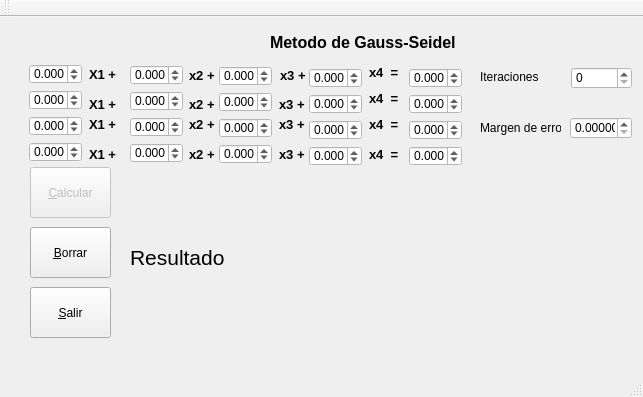
<?xml version="1.0" encoding="UTF-8"?>
<ui version="4.0">
 <class>seidel</class>
 <widget class="QMainWindow" name="seidel">
  <property name="geometry">
   <rect>
    <x>0</x>
    <y>0</y>
    <width>643</width>
    <height>397</height>
   </rect>
  </property>
  <property name="windowTitle">
   <string>seidel</string>
  </property>
  <property name="styleSheet">
   <string notr="true"/>
  </property>
  <widget class="QWidget" name="centralWidget">
   <widget class="QLabel" name="label_12">
    <property name="geometry">
     <rect>
      <x>279</x>
      <y>129</y>
      <width>30</width>
      <height>16</height>
     </rect>
    </property>
    <property name="font">
     <font>
      <pointsize>10</pointsize>
      <weight>75</weight>
      <bold>true</bold>
     </font>
    </property>
    <property name="styleSheet">
     <string notr="true"/>
    </property>
    <property name="text">
     <string>x3 +</string>
    </property>
   </widget>
   <widget class="QDoubleSpinBox" name="d1">
    <property name="geometry">
     <rect>
      <x>309</x>
      <y>51</y>
      <width>53</width>
      <height>20</height>
     </rect>
    </property>
    <property name="styleSheet">
     <string notr="true">background-color: rgb(255, 255, 255);</string>
    </property>
    <property name="decimals">
     <number>3</number>
    </property>
    <property name="minimum">
     <double>-99.000000000000000</double>
    </property>
    <property name="singleStep">
     <double>0.100000000000000</double>
    </property>
   </widget>
   <widget class="QDoubleSpinBox" name="c2">
    <property name="geometry">
     <rect>
      <x>219</x>
      <y>75</y>
      <width>53</width>
      <height>20</height>
     </rect>
    </property>
    <property name="styleSheet">
     <string notr="true">background-color: rgb(255, 255, 255);</string>
    </property>
    <property name="decimals">
     <number>3</number>
    </property>
    <property name="minimum">
     <double>-99.000000000000000</double>
    </property>
    <property name="singleStep">
     <double>0.100000000000000</double>
    </property>
   </widget>
   <widget class="QLabel" name="label_18">
    <property name="geometry">
     <rect>
      <x>270</x>
      <y>10</y>
      <width>241</width>
      <height>31</height>
     </rect>
    </property>
    <property name="styleSheet">
     <string notr="true"/>
    </property>
    <property name="text">
     <string>&lt;html&gt;&lt;head/&gt;&lt;body&gt;&lt;p&gt;&lt;span style=&quot; font-size:12pt; font-weight:600;&quot;&gt;Metodo de Gauss-Seidel&lt;/span&gt;&lt;/p&gt;&lt;/body&gt;&lt;/html&gt;</string>
    </property>
   </widget>
   <widget class="QLabel" name="label_9">
    <property name="geometry">
     <rect>
      <x>189</x>
      <y>99</y>
      <width>30</width>
      <height>16</height>
     </rect>
    </property>
    <property name="font">
     <font>
      <pointsize>10</pointsize>
      <weight>75</weight>
      <bold>true</bold>
     </font>
    </property>
    <property name="styleSheet">
     <string notr="true"/>
    </property>
    <property name="text">
     <string>x2 +</string>
    </property>
   </widget>
   <widget class="QDoubleSpinBox" name="D">
    <property name="geometry">
     <rect>
      <x>409</x>
      <y>129</y>
      <width>53</width>
      <height>20</height>
     </rect>
    </property>
    <property name="styleSheet">
     <string notr="true">background-color: rgb(255, 255, 255);</string>
    </property>
    <property name="decimals">
     <number>3</number>
    </property>
    <property name="minimum">
     <double>-99.000000000000000</double>
    </property>
    <property name="singleStep">
     <double>0.100000000000000</double>
    </property>
   </widget>
   <widget class="QDoubleSpinBox" name="d3">
    <property name="geometry">
     <rect>
      <x>309</x>
      <y>103</y>
      <width>53</width>
      <height>20</height>
     </rect>
    </property>
    <property name="styleSheet">
     <string notr="true">background-color: rgb(255, 255, 255);</string>
    </property>
    <property name="decimals">
     <number>3</number>
    </property>
    <property name="minimum">
     <double>-99.000000000000000</double>
    </property>
    <property name="singleStep">
     <double>0.100000000000000</double>
    </property>
   </widget>
   <widget class="QDoubleSpinBox" name="b3">
    <property name="geometry">
     <rect>
      <x>130</x>
      <y>100</y>
      <width>53</width>
      <height>20</height>
     </rect>
    </property>
    <property name="styleSheet">
     <string notr="true">background-color: rgb(255, 255, 255);</string>
    </property>
    <property name="decimals">
     <number>3</number>
    </property>
    <property name="minimum">
     <double>-99.000000000000000</double>
    </property>
    <property name="singleStep">
     <double>0.100000000000000</double>
    </property>
   </widget>
   <widget class="QPushButton" name="calcular">
    <property name="enabled">
     <bool>false</bool>
    </property>
    <property name="geometry">
     <rect>
      <x>30</x>
      <y>150</y>
      <width>81</width>
      <height>51</height>
     </rect>
    </property>
    <property name="styleSheet">
     <string notr="true"/>
    </property>
    <property name="text">
     <string>&amp;Calcular</string>
    </property>
   </widget>
   <widget class="QDoubleSpinBox" name="b1">
    <property name="geometry">
     <rect>
      <x>130</x>
      <y>48</y>
      <width>53</width>
      <height>20</height>
     </rect>
    </property>
    <property name="styleSheet">
     <string notr="true">background-color: rgb(255, 255, 255);</string>
    </property>
    <property name="decimals">
     <number>3</number>
    </property>
    <property name="minimum">
     <double>-99.000000000000000</double>
    </property>
    <property name="singleStep">
     <double>0.100000000000000</double>
    </property>
   </widget>
   <widget class="QLabel" name="label_2">
    <property name="geometry">
     <rect>
      <x>89</x>
      <y>129</y>
      <width>32</width>
      <height>16</height>
     </rect>
    </property>
    <property name="font">
     <font>
      <pointsize>10</pointsize>
      <weight>75</weight>
      <bold>true</bold>
     </font>
    </property>
    <property name="styleSheet">
     <string notr="true"/>
    </property>
    <property name="text">
     <string>X1 +</string>
    </property>
   </widget>
   <widget class="QDoubleSpinBox" name="a2">
    <property name="geometry">
     <rect>
      <x>29</x>
      <y>73</y>
      <width>53</width>
      <height>20</height>
     </rect>
    </property>
    <property name="styleSheet">
     <string notr="true">background-color: rgb(255, 255, 255);</string>
    </property>
    <property name="decimals">
     <number>3</number>
    </property>
    <property name="minimum">
     <double>-99.000000000000000</double>
    </property>
    <property name="singleStep">
     <double>0.100000000000000</double>
    </property>
   </widget>
   <widget class="QDoubleSpinBox" name="d2">
    <property name="geometry">
     <rect>
      <x>309</x>
      <y>77</y>
      <width>53</width>
      <height>20</height>
     </rect>
    </property>
    <property name="styleSheet">
     <string notr="true">background-color: rgb(255, 255, 255);</string>
    </property>
    <property name="decimals">
     <number>3</number>
    </property>
    <property name="minimum">
     <double>-99.000000000000000</double>
    </property>
    <property name="singleStep">
     <double>0.100000000000000</double>
    </property>
   </widget>
   <widget class="QLabel" name="label_15">
    <property name="geometry">
     <rect>
      <x>369</x>
      <y>47</y>
      <width>34</width>
      <height>16</height>
     </rect>
    </property>
    <property name="font">
     <font>
      <pointsize>10</pointsize>
      <weight>75</weight>
      <bold>true</bold>
     </font>
    </property>
    <property name="styleSheet">
     <string notr="true"/>
    </property>
    <property name="text">
     <string>x4  =</string>
    </property>
   </widget>
   <widget class="QLabel" name="label_10">
    <property name="geometry">
     <rect>
      <x>279</x>
      <y>79</y>
      <width>30</width>
      <height>16</height>
     </rect>
    </property>
    <property name="font">
     <font>
      <pointsize>10</pointsize>
      <weight>75</weight>
      <bold>true</bold>
     </font>
    </property>
    <property name="styleSheet">
     <string notr="true"/>
    </property>
    <property name="text">
     <string>x3 +</string>
    </property>
   </widget>
   <widget class="QDoubleSpinBox" name="C">
    <property name="geometry">
     <rect>
      <x>409</x>
      <y>103</y>
      <width>53</width>
      <height>20</height>
     </rect>
    </property>
    <property name="styleSheet">
     <string notr="true">background-color: rgb(255, 255, 255);</string>
    </property>
    <property name="decimals">
     <number>3</number>
    </property>
    <property name="minimum">
     <double>-99.000000000000000</double>
    </property>
    <property name="singleStep">
     <double>0.100000000000000</double>
    </property>
   </widget>
   <widget class="QLabel" name="Resultado">
    <property name="geometry">
     <rect>
      <x>240</x>
      <y>160</y>
      <width>391</width>
      <height>141</height>
     </rect>
    </property>
    <property name="styleSheet">
     <string notr="true">color: rgb(255, 0, 0);
font: 75 12pt &quot;MS Shell Dlg 2&quot;;</string>
    </property>
    <property name="text">
     <string/>
    </property>
   </widget>
   <widget class="QDoubleSpinBox" name="a1">
    <property name="geometry">
     <rect>
      <x>29</x>
      <y>47</y>
      <width>53</width>
      <height>20</height>
     </rect>
    </property>
    <property name="styleSheet">
     <string notr="true">background-color: rgb(255, 255, 255);</string>
    </property>
    <property name="decimals">
     <number>3</number>
    </property>
    <property name="minimum">
     <double>-99.000000000000000</double>
    </property>
    <property name="singleStep">
     <double>0.100000000000000</double>
    </property>
   </widget>
   <widget class="QLabel" name="label_14">
    <property name="geometry">
     <rect>
      <x>369</x>
      <y>73</y>
      <width>34</width>
      <height>16</height>
     </rect>
    </property>
    <property name="font">
     <font>
      <pointsize>10</pointsize>
      <weight>75</weight>
      <bold>true</bold>
     </font>
    </property>
    <property name="styleSheet">
     <string notr="true"/>
    </property>
    <property name="text">
     <string>x4  =</string>
    </property>
   </widget>
   <widget class="QLabel" name="label_13">
    <property name="geometry">
     <rect>
      <x>279</x>
      <y>99</y>
      <width>30</width>
      <height>16</height>
     </rect>
    </property>
    <property name="font">
     <font>
      <pointsize>10</pointsize>
      <weight>75</weight>
      <bold>true</bold>
     </font>
    </property>
    <property name="styleSheet">
     <string notr="true"/>
    </property>
    <property name="text">
     <string>x3 +</string>
    </property>
   </widget>
   <widget class="QLabel" name="label_3">
    <property name="geometry">
     <rect>
      <x>89</x>
      <y>99</y>
      <width>32</width>
      <height>16</height>
     </rect>
    </property>
    <property name="font">
     <font>
      <pointsize>10</pointsize>
      <weight>75</weight>
      <bold>true</bold>
     </font>
    </property>
    <property name="styleSheet">
     <string notr="true"/>
    </property>
    <property name="text">
     <string>X1 +</string>
    </property>
   </widget>
   <widget class="QDoubleSpinBox" name="d4">
    <property name="geometry">
     <rect>
      <x>309</x>
      <y>129</y>
      <width>53</width>
      <height>20</height>
     </rect>
    </property>
    <property name="styleSheet">
     <string notr="true">background-color: rgb(255, 255, 255);</string>
    </property>
    <property name="decimals">
     <number>3</number>
    </property>
    <property name="minimum">
     <double>-99.000000000000000</double>
    </property>
    <property name="singleStep">
     <double>0.100000000000000</double>
    </property>
   </widget>
   <widget class="QLabel" name="label_8">
    <property name="geometry">
     <rect>
      <x>189</x>
      <y>129</y>
      <width>30</width>
      <height>16</height>
     </rect>
    </property>
    <property name="font">
     <font>
      <pointsize>10</pointsize>
      <weight>75</weight>
      <bold>true</bold>
     </font>
    </property>
    <property name="styleSheet">
     <string notr="true"/>
    </property>
    <property name="text">
     <string>x2 +</string>
    </property>
   </widget>
   <widget class="QDoubleSpinBox" name="a3">
    <property name="geometry">
     <rect>
      <x>29</x>
      <y>99</y>
      <width>53</width>
      <height>20</height>
     </rect>
    </property>
    <property name="styleSheet">
     <string notr="true">background-color: rgb(255, 255, 255);</string>
    </property>
    <property name="decimals">
     <number>3</number>
    </property>
    <property name="minimum">
     <double>-99.000000000000000</double>
    </property>
    <property name="singleStep">
     <double>0.100000000000000</double>
    </property>
   </widget>
   <widget class="QDoubleSpinBox" name="c4">
    <property name="geometry">
     <rect>
      <x>219</x>
      <y>127</y>
      <width>53</width>
      <height>20</height>
     </rect>
    </property>
    <property name="styleSheet">
     <string notr="true">background-color: rgb(255, 255, 255);</string>
    </property>
    <property name="decimals">
     <number>3</number>
    </property>
    <property name="minimum">
     <double>-99.000000000000000</double>
    </property>
    <property name="singleStep">
     <double>0.100000000000000</double>
    </property>
   </widget>
   <widget class="QDoubleSpinBox" name="A">
    <property name="geometry">
     <rect>
      <x>409</x>
      <y>51</y>
      <width>53</width>
      <height>20</height>
     </rect>
    </property>
    <property name="styleSheet">
     <string notr="true">background-color: rgb(255, 255, 255);</string>
    </property>
    <property name="decimals">
     <number>3</number>
    </property>
    <property name="minimum">
     <double>-99.000000000000000</double>
    </property>
    <property name="singleStep">
     <double>0.100000000000000</double>
    </property>
   </widget>
   <widget class="QDoubleSpinBox" name="B">
    <property name="geometry">
     <rect>
      <x>409</x>
      <y>77</y>
      <width>53</width>
      <height>20</height>
     </rect>
    </property>
    <property name="styleSheet">
     <string notr="true">background-color: rgb(255, 255, 255);</string>
    </property>
    <property name="decimals">
     <number>3</number>
    </property>
    <property name="minimum">
     <double>-99.000000000000000</double>
    </property>
    <property name="singleStep">
     <double>0.100000000000000</double>
    </property>
   </widget>
   <widget class="QDoubleSpinBox" name="b2">
    <property name="geometry">
     <rect>
      <x>130</x>
      <y>74</y>
      <width>53</width>
      <height>20</height>
     </rect>
    </property>
    <property name="styleSheet">
     <string notr="true">background-color: rgb(255, 255, 255);</string>
    </property>
    <property name="decimals">
     <number>3</number>
    </property>
    <property name="minimum">
     <double>-99.000000000000000</double>
    </property>
    <property name="singleStep">
     <double>0.100000000000000</double>
    </property>
   </widget>
   <widget class="QLabel" name="label_7">
    <property name="geometry">
     <rect>
      <x>189</x>
      <y>50</y>
      <width>30</width>
      <height>16</height>
     </rect>
    </property>
    <property name="font">
     <font>
      <pointsize>10</pointsize>
      <weight>75</weight>
      <bold>true</bold>
     </font>
    </property>
    <property name="styleSheet">
     <string notr="true"/>
    </property>
    <property name="text">
     <string>x2 +</string>
    </property>
   </widget>
   <widget class="QLabel" name="label_6">
    <property name="geometry">
     <rect>
      <x>189</x>
      <y>79</y>
      <width>30</width>
      <height>16</height>
     </rect>
    </property>
    <property name="font">
     <font>
      <pointsize>10</pointsize>
      <weight>75</weight>
      <bold>true</bold>
     </font>
    </property>
    <property name="styleSheet">
     <string notr="true"/>
    </property>
    <property name="text">
     <string>x2 +</string>
    </property>
   </widget>
   <widget class="QDoubleSpinBox" name="a4">
    <property name="geometry">
     <rect>
      <x>29</x>
      <y>125</y>
      <width>53</width>
      <height>20</height>
     </rect>
    </property>
    <property name="styleSheet">
     <string notr="true">background-color: rgb(255, 255, 255);</string>
    </property>
    <property name="decimals">
     <number>3</number>
    </property>
    <property name="minimum">
     <double>-99.000000000000000</double>
    </property>
    <property name="singleStep">
     <double>0.100000000000000</double>
    </property>
   </widget>
   <widget class="QDoubleSpinBox" name="b4">
    <property name="geometry">
     <rect>
      <x>130</x>
      <y>126</y>
      <width>53</width>
      <height>20</height>
     </rect>
    </property>
    <property name="styleSheet">
     <string notr="true">background-color: rgb(255, 255, 255);</string>
    </property>
    <property name="decimals">
     <number>3</number>
    </property>
    <property name="minimum">
     <double>-99.000000000000000</double>
    </property>
    <property name="singleStep">
     <double>0.100000000000000</double>
    </property>
   </widget>
   <widget class="QPushButton" name="borrar">
    <property name="geometry">
     <rect>
      <x>30</x>
      <y>210</y>
      <width>81</width>
      <height>51</height>
     </rect>
    </property>
    <property name="styleSheet">
     <string notr="true"/>
    </property>
    <property name="text">
     <string>&amp;Borrar</string>
    </property>
   </widget>
   <widget class="QLabel" name="label_16">
    <property name="geometry">
     <rect>
      <x>369</x>
      <y>129</y>
      <width>34</width>
      <height>16</height>
     </rect>
    </property>
    <property name="font">
     <font>
      <pointsize>10</pointsize>
      <weight>75</weight>
      <bold>true</bold>
     </font>
    </property>
    <property name="styleSheet">
     <string notr="true"/>
    </property>
    <property name="text">
     <string>x4  =</string>
    </property>
   </widget>
   <widget class="QLabel" name="label_5">
    <property name="geometry">
     <rect>
      <x>130</x>
      <y>230</y>
      <width>101</width>
      <height>21</height>
     </rect>
    </property>
    <property name="font">
     <font>
      <family>MS Shell Dlg 2</family>
      <pointsize>16</pointsize>
      <weight>50</weight>
      <italic>false</italic>
      <bold>false</bold>
     </font>
    </property>
    <property name="styleSheet">
     <string notr="true"/>
    </property>
    <property name="text">
     <string>Resultado</string>
    </property>
   </widget>
   <widget class="QLabel" name="label">
    <property name="geometry">
     <rect>
      <x>89</x>
      <y>79</y>
      <width>32</width>
      <height>16</height>
     </rect>
    </property>
    <property name="font">
     <font>
      <pointsize>10</pointsize>
      <weight>75</weight>
      <bold>true</bold>
     </font>
    </property>
    <property name="styleSheet">
     <string notr="true"/>
    </property>
    <property name="text">
     <string>X1 +</string>
    </property>
   </widget>
   <widget class="QDoubleSpinBox" name="c3">
    <property name="geometry">
     <rect>
      <x>219</x>
      <y>101</y>
      <width>53</width>
      <height>20</height>
     </rect>
    </property>
    <property name="styleSheet">
     <string notr="true">background-color: rgb(255, 255, 255);</string>
    </property>
    <property name="decimals">
     <number>3</number>
    </property>
    <property name="minimum">
     <double>-99.000000000000000</double>
    </property>
    <property name="singleStep">
     <double>0.100000000000000</double>
    </property>
   </widget>
   <widget class="QPushButton" name="salir">
    <property name="geometry">
     <rect>
      <x>30</x>
      <y>270</y>
      <width>81</width>
      <height>51</height>
     </rect>
    </property>
    <property name="styleSheet">
     <string notr="true"/>
    </property>
    <property name="text">
     <string>&amp;Salir</string>
    </property>
   </widget>
   <widget class="QDoubleSpinBox" name="c1">
    <property name="geometry">
     <rect>
      <x>219</x>
      <y>49</y>
      <width>53</width>
      <height>20</height>
     </rect>
    </property>
    <property name="styleSheet">
     <string notr="true">background-color: rgb(255, 255, 255);</string>
    </property>
    <property name="decimals">
     <number>3</number>
    </property>
    <property name="minimum">
     <double>-99.000000000000000</double>
    </property>
    <property name="singleStep">
     <double>0.100000000000000</double>
    </property>
   </widget>
   <widget class="QLabel" name="label_4">
    <property name="geometry">
     <rect>
      <x>89</x>
      <y>49</y>
      <width>32</width>
      <height>16</height>
     </rect>
    </property>
    <property name="font">
     <font>
      <pointsize>10</pointsize>
      <weight>75</weight>
      <bold>true</bold>
     </font>
    </property>
    <property name="styleSheet">
     <string notr="true"/>
    </property>
    <property name="text">
     <string>X1 +</string>
    </property>
   </widget>
   <widget class="QLabel" name="label_17">
    <property name="geometry">
     <rect>
      <x>369</x>
      <y>99</y>
      <width>34</width>
      <height>16</height>
     </rect>
    </property>
    <property name="font">
     <font>
      <pointsize>10</pointsize>
      <weight>75</weight>
      <bold>true</bold>
     </font>
    </property>
    <property name="styleSheet">
     <string notr="true"/>
    </property>
    <property name="text">
     <string>x4  =</string>
    </property>
   </widget>
   <widget class="QLabel" name="label_11">
    <property name="geometry">
     <rect>
      <x>280</x>
      <y>50</y>
      <width>30</width>
      <height>16</height>
     </rect>
    </property>
    <property name="font">
     <font>
      <pointsize>10</pointsize>
      <weight>75</weight>
      <bold>true</bold>
     </font>
    </property>
    <property name="styleSheet">
     <string notr="true"/>
    </property>
    <property name="text">
     <string>x3 +</string>
    </property>
   </widget>
   <widget class="QSpinBox" name="spinBox">
    <property name="geometry">
     <rect>
      <x>571</x>
      <y>50</y>
      <width>61</width>
      <height>22</height>
     </rect>
    </property>
    <property name="styleSheet">
     <string notr="true">background-color: rgb(255, 255, 255);</string>
    </property>
    <property name="maximum">
     <number>999</number>
    </property>
   </widget>
   <widget class="QDoubleSpinBox" name="doubleSpinBox">
    <property name="geometry">
     <rect>
      <x>570</x>
      <y>100</y>
      <width>62</width>
      <height>22</height>
     </rect>
    </property>
    <property name="styleSheet">
     <string notr="true">background-color: rgb(255, 255, 255);</string>
    </property>
    <property name="decimals">
     <number>5</number>
    </property>
    <property name="singleStep">
     <double>0.100000000000000</double>
    </property>
   </widget>
   <widget class="QLabel" name="label_19">
    <property name="geometry">
     <rect>
      <x>480</x>
      <y>50</y>
      <width>61</width>
      <height>20</height>
     </rect>
    </property>
    <property name="styleSheet">
     <string notr="true"/>
    </property>
    <property name="text">
     <string>Iteraciones</string>
    </property>
   </widget>
   <widget class="QLabel" name="label_20">
    <property name="geometry">
     <rect>
      <x>480</x>
      <y>100</y>
      <width>81</width>
      <height>21</height>
     </rect>
    </property>
    <property name="styleSheet">
     <string notr="true"/>
    </property>
    <property name="text">
     <string>Margen de error</string>
    </property>
   </widget>
  </widget>
  <widget class="QToolBar" name="mainToolBar">
   <attribute name="toolBarArea">
    <enum>TopToolBarArea</enum>
   </attribute>
   <attribute name="toolBarBreak">
    <bool>false</bool>
   </attribute>
  </widget>
  <widget class="QStatusBar" name="statusBar"/>
 </widget>
 <layoutdefault spacing="6" margin="11"/>
 <resources/>
 <connections/>
</ui>
